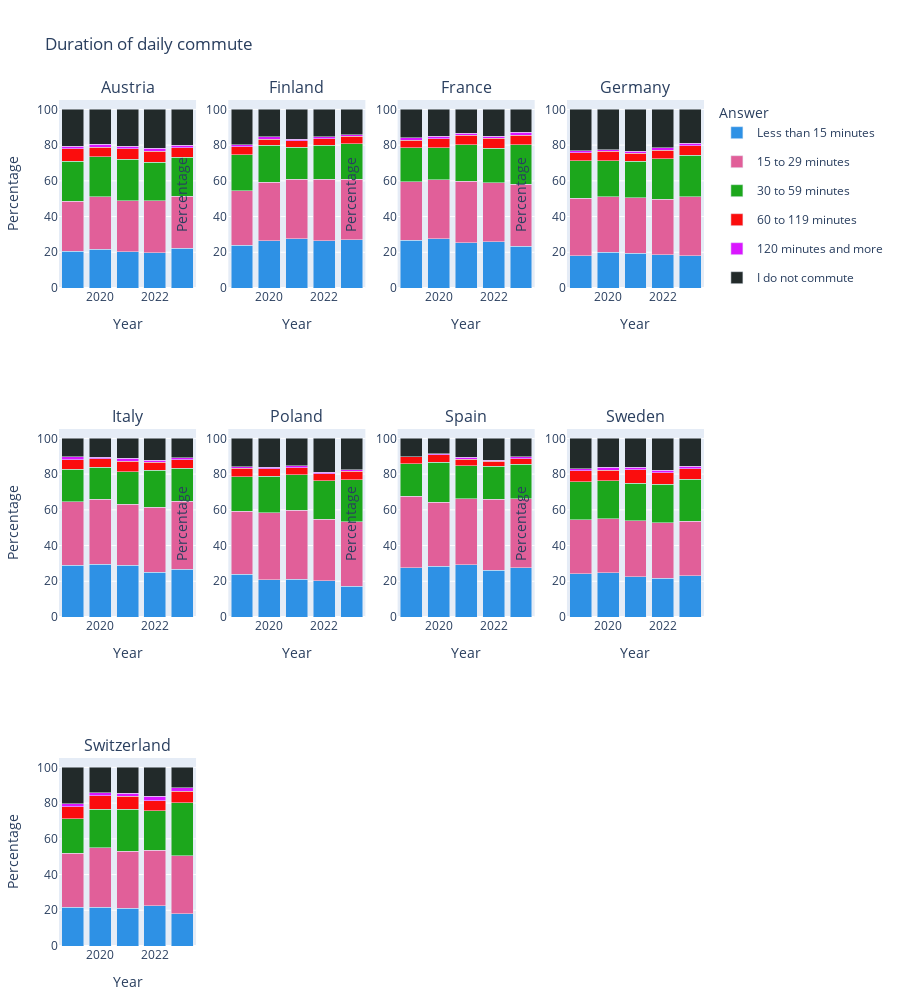

Source (notebook cell):
### Code cell
fig = create_bar_plot(commute_duration_df, 'Duration of daily commute', barmode='stack')
fig.update_layout(height=1000)
fig.show()

### Figure 1 — Plotly figure (JSON) as saved in the notebook; plotly's stock layout.template omitted (floating-point values rounded to 4 significant figures)
{"data": [{"legendgroup": "Less than 15 minutes", "marker": {"color": "#2E91E5"}, "name": "Less than 15 minutes", "showlegend": true, "type": "bar", "x": [2019, 2020, 2021, 2022, 2023], "xaxis": "x", "y": [20.57, 21.82, 20.42, 19.85, 22.26], "yaxis": "y"}, {"legendgroup": "15 to 29 minutes", "marker": {"color": "#E15F99"}, "name": "15 to 29 minutes", "showlegend": true, "type": "bar", "x": [2019, 2020, 2021, 2022, 2023], "xaxis": "x", "y": [27.9, 29.14, 28.57, 28.94, 29.04], "yaxis": "y"}, {"legendgroup": "30 to 59 minutes", "marker": {"color": "#1CA71C"}, "name": "30 to 59 minutes", "showlegend": true, "type": "bar", "x": [2019, 2020, 2021, 2022, 2023], "xaxis": "x", "y": [22.57, 22.44, 23.06, 21.62, 21.77], "yaxis": "y"}, {"legendgroup": "60 to 119 minutes", "marker": {"color": "#FB0D0D"}, "name": "60 to 119 minutes", "showlegend": true, "type": "bar", "x": [2019, 2020, 2021, 2022, 2023], "xaxis": "x", "y": [7.048, 5.455, 6.04, 6.29, 5.455], "yaxis": "y"}, {"legendgroup": "120 minutes and more", "marker": {"color": "#DA16FF"}, "name": "120 minutes and more", "showlegend": true, "type": "bar", "x": [2019, 2020, 2021, 2022, 2023], "xaxis": "x", "y": [1.333, 1.675, 1.294, 1.425, 1.278], "yaxis": "y"}, {"legendgroup": "I do not commute", "marker": {"color": "#222A2A"}, "name": "I do not commute", "showlegend": true, "type": "bar", "x": [2019, 2020, 2021, 2022, 2023], "xaxis": "x", "y": [20.57, 19.47, 20.61, 21.82, 20.2], "yaxis": "y"}, {"legendgroup": "Less than 15 minutes", "marker": {"color": "#2E91E5"}, "name": "Less than 15 minutes", "showlegend": false, "type": "bar", "x": [2019, 2020, 2021, 2022, 2023], "xaxis": "x2", "y": [24.07, 26.39, 27.63, 26.48, 26.94], "yaxis": "y2"}, {"legendgroup": "15 to 29 minutes", "marker": {"color": "#E15F99"}, "name": "15 to 29 minutes", "showlegend": false, "type": "bar", "x": [2019, 2020, 2021, 2022, 2023], "xaxis": "x2", "y": [30.39, 32.82, 33.14, 34.45, 33.87], "yaxis": "y2"}, {"legendgroup": "30 to 59 minutes", "marker": {"color": "#1CA71C"}, "name": "30 to 59 minutes", "showlegend": false, "type": "bar", "x": [2019, 2020, 2021, 2022, 2023], "xaxis": "x2", "y": [20.13, 20.73, 18.06, 18.95, 19.86], "yaxis": "y2"}, {"legendgroup": "60 to 119 minutes", "marker": {"color": "#FB0D0D"}, "name": "60 to 119 minutes", "showlegend": false, "type": "bar", "x": [2019, 2020, 2021, 2022, 2023], "xaxis": "x2", "y": [4.506, 3.263, 3.496, 3.593, 4.179], "yaxis": "y2"}, {"legendgroup": "120 minutes and more", "marker": {"color": "#DA16FF"}, "name": "120 minutes and more", "showlegend": false, "type": "bar", "x": [2019, 2020, 2021, 2022, 2023], "xaxis": "x2", "y": [1.055, 1.536, 0.91, 1.329, 0.9341], "yaxis": "y2"}, {"legendgroup": "I do not commute", "marker": {"color": "#222A2A"}, "name": "I do not commute", "showlegend": false, "type": "bar", "x": [2019, 2020, 2021, 2022, 2023], "xaxis": "x2", "y": [19.85, 15.26, 16.76, 15.21, 14.21], "yaxis": "y2"}, {"legendgroup": "Less than 15 minutes", "marker": {"color": "#2E91E5"}, "name": "Less than 15 minutes", "showlegend": false, "type": "bar", "x": [2019, 2020, 2021, 2022, 2023], "xaxis": "x3", "y": [26.65, 27.54, 25.33, 25.77, 23.44], "yaxis": "y3"}, {"legendgroup": "15 to 29 minutes", "marker": {"color": "#E15F99"}, "name": "15 to 29 minutes", "showlegend": false, "type": "bar", "x": [2019, 2020, 2021, 2022, 2023], "xaxis": "x3", "y": [32.76, 33.03, 34.49, 33.25, 34.64], "yaxis": "y3"}, {"legendgroup": "30 to 59 minutes", "marker": {"color": "#1CA71C"}, "name": "30 to 59 minutes", "showlegend": false, "type": "bar", "x": [2019, 2020, 2021, 2022, 2023], "xaxis": "x3", "y": [19.01, 17.95, 20.52, 19.28, 22.16], "yaxis": "y3"}, {"legendgroup": "60 to 119 minutes", "marker": {"color": "#FB0D0D"}, "name": "60 to 119 minutes", "showlegend": false, "type": "bar", "x": [2019, 2020, 2021, 2022, 2023], "xaxis": "x3", "y": [4.202, 5.012, 5.105, 5.46, 5.258], "yaxis": "y3"}, {"legendgroup": "120 minutes and more", "marker": {"color": "#DA16FF"}, "name": "120 minutes and more", "showlegend": false, "type": "bar", "x": [2019, 2020, 2021, 2022, 2023], "xaxis": "x3", "y": [1.624, 1.384, 1.097, 1.082, 1.769], "yaxis": "y3"}, {"legendgroup": "I do not commute", "marker": {"color": "#222A2A"}, "name": "I do not commute", "showlegend": false, "type": "bar", "x": [2019, 2020, 2021, 2022, 2023], "xaxis": "x3", "y": [15.76, 15.08, 13.45, 15.15, 12.73], "yaxis": "y3"}, {"legendgroup": "Less than 15 minutes", "marker": {"color": "#2E91E5"}, "name": "Less than 15 minutes", "showlegend": false, "type": "bar", "x": [2019, 2020, 2021, 2022, 2023], "xaxis": "x4", "y": [17.96, 19.89, 19.56, 18.72, 18.19], "yaxis": "y4"}, {"legendgroup": "15 to 29 minutes", "marker": {"color": "#E15F99"}, "name": "15 to 29 minutes", "showlegend": false, "type": "bar", "x": [2019, 2020, 2021, 2022, 2023], "xaxis": "x4", "y": [32.38, 31.14, 30.88, 30.87, 32.79], "yaxis": "y4"}, {"legendgroup": "30 to 59 minutes", "marker": {"color": "#1CA71C"}, "name": "30 to 59 minutes", "showlegend": false, "type": "bar", "x": [2019, 2020, 2021, 2022, 2023], "xaxis": "x4", "y": [20.82, 20.22, 20.44, 22.78, 23.27], "yaxis": "y4"}, {"legendgroup": "60 to 119 minutes", "marker": {"color": "#FB0D0D"}, "name": "60 to 119 minutes", "showlegend": false, "type": "bar", "x": [2019, 2020, 2021, 2022, 2023], "xaxis": "x4", "y": [4.68, 5.436, 4.631, 4.773, 5.46], "yaxis": "y4"}, {"legendgroup": "120 minutes and more", "marker": {"color": "#DA16FF"}, "name": "120 minutes and more", "showlegend": false, "type": "bar", "x": [2019, 2020, 2021, 2022, 2023], "xaxis": "x4", "y": [0.9551, 0.7153, 1.033, 1.392, 1.394], "yaxis": "y4"}, {"legendgroup": "I do not commute", "marker": {"color": "#222A2A"}, "name": "I do not commute", "showlegend": false, "type": "bar", "x": [2019, 2020, 2021, 2022, 2023], "xaxis": "x4", "y": [23.21, 22.6, 23.46, 21.46, 18.9], "yaxis": "y4"}, {"legendgroup": "Less than 15 minutes", "marker": {"color": "#2E91E5"}, "name": "Less than 15 minutes", "showlegend": false, "type": "bar", "x": [2019, 2020, 2021, 2022, 2023], "xaxis": "x5", "y": [29.02, 29.67, 28.95, 25.15, 26.69], "yaxis": "y5"}, {"legendgroup": "15 to 29 minutes", "marker": {"color": "#E15F99"}, "name": "15 to 29 minutes", "showlegend": false, "type": "bar", "x": [2019, 2020, 2021, 2022, 2023], "xaxis": "x5", "y": [35.39, 36.33, 34.19, 36.27, 38.11], "yaxis": "y5"}, {"legendgroup": "30 to 59 minutes", "marker": {"color": "#1CA71C"}, "name": "30 to 59 minutes", "showlegend": false, "type": "bar", "x": [2019, 2020, 2021, 2022, 2023], "xaxis": "x5", "y": [18.36, 17.74, 18.07, 20.62, 18.37], "yaxis": "y5"}, {"legendgroup": "60 to 119 minutes", "marker": {"color": "#FB0D0D"}, "name": "60 to 119 minutes", "showlegend": false, "type": "bar", "x": [2019, 2020, 2021, 2022, 2023], "xaxis": "x5", "y": [5.233, 4.803, 5.866, 4.724, 4.973], "yaxis": "y5"}, {"legendgroup": "120 minutes and more", "marker": {"color": "#DA16FF"}, "name": "120 minutes and more", "showlegend": false, "type": "bar", "x": [2019, 2020, 2021, 2022, 2023], "xaxis": "x5", "y": [1.618, 0.9986, 1.812, 1.083, 0.9355], "yaxis": "y5"}, {"legendgroup": "I do not commute", "marker": {"color": "#222A2A"}, "name": "I do not commute", "showlegend": false, "type": "bar", "x": [2019, 2020, 2021, 2022, 2023], "xaxis": "x5", "y": [10.37, 10.46, 11.11, 12.16, 10.93], "yaxis": "y5"}, {"legendgroup": "Less than 15 minutes", "marker": {"color": "#2E91E5"}, "name": "Less than 15 minutes", "showlegend": false, "type": "bar", "x": [2019, 2020, 2021, 2022, 2023], "xaxis": "x6", "y": [23.95, 20.99, 21.23, 20.3, 17.12], "yaxis": "y6"}, {"legendgroup": "15 to 29 minutes", "marker": {"color": "#E15F99"}, "name": "15 to 29 minutes", "showlegend": false, "type": "bar", "x": [2019, 2020, 2021, 2022, 2023], "xaxis": "x6", "y": [35.21, 37.25, 38.41, 34.46, 36.1], "yaxis": "y6"}, {"legendgroup": "30 to 59 minutes", "marker": {"color": "#1CA71C"}, "name": "30 to 59 minutes", "showlegend": false, "type": "bar", "x": [2019, 2020, 2021, 2022, 2023], "xaxis": "x6", "y": [19.47, 20.56, 20.09, 21.39, 23.61], "yaxis": "y6"}, {"legendgroup": "60 to 119 minutes", "marker": {"color": "#FB0D0D"}, "name": "60 to 119 minutes", "showlegend": false, "type": "bar", "x": [2019, 2020, 2021, 2022, 2023], "xaxis": "x6", "y": [4.676, 4.209, 3.817, 3.933, 4.722], "yaxis": "y6"}, {"legendgroup": "120 minutes and more", "marker": {"color": "#DA16FF"}, "name": "120 minutes and more", "showlegend": false, "type": "bar", "x": [2019, 2020, 2021, 2022, 2023], "xaxis": "x6", "y": [0.7634, 0.8608, 1.097, 0.8358, 0.8362], "yaxis": "y6"}, {"legendgroup": "I do not commute", "marker": {"color": "#222A2A"}, "name": "I do not commute", "showlegend": false, "type": "bar", "x": [2019, 2020, 2021, 2022, 2023], "xaxis": "x6", "y": [15.94, 16.12, 15.36, 19.08, 17.61], "yaxis": "y6"}, {"legendgroup": "Less than 15 minutes", "marker": {"color": "#2E91E5"}, "name": "Less than 15 minutes", "showlegend": false, "type": "bar", "x": [2019, 2020, 2021, 2022, 2023], "xaxis": "x7", "y": [27.69, 28.41, 29.24, 26.27, 27.5], "yaxis": "y7"}, {"legendgroup": "15 to 29 minutes", "marker": {"color": "#E15F99"}, "name": "15 to 29 minutes", "showlegend": false, "type": "bar", "x": [2019, 2020, 2021, 2022, 2023], "xaxis": "x7", "y": [39.81, 35.91, 37.03, 39.77, 38.59], "yaxis": "y7"}, {"legendgroup": "30 to 59 minutes", "marker": {"color": "#1CA71C"}, "name": "30 to 59 minutes", "showlegend": false, "type": "bar", "x": [2019, 2020, 2021, 2022, 2023], "xaxis": "x7", "y": [18.27, 22.21, 18.39, 18.43, 19.32], "yaxis": "y7"}, {"legendgroup": "60 to 119 minutes", "marker": {"color": "#FB0D0D"}, "name": "60 to 119 minutes", "showlegend": false, "type": "bar", "x": [2019, 2020, 2021, 2022, 2023], "xaxis": "x7", "y": [3.846, 4.298, 3.774, 2.76, 3.154], "yaxis": "y7"}, {"legendgroup": "120 minutes and more", "marker": {"color": "#DA16FF"}, "name": "120 minutes and more", "showlegend": false, "type": "bar", "x": [2019, 2020, 2021, 2022, 2023], "xaxis": "x7", "y": [0.1923, 0.7163, 0.9556, 0.4929, 1.035], "yaxis": "y7"}, {"legendgroup": "I do not commute", "marker": {"color": "#222A2A"}, "name": "I do not commute", "showlegend": false, "type": "bar", "x": [2019, 2020, 2021, 2022, 2023], "xaxis": "x7", "y": [10.19, 8.453, 10.61, 12.27, 10.4], "yaxis": "y7"}, {"legendgroup": "Less than 15 minutes", "marker": {"color": "#2E91E5"}, "name": "Less than 15 minutes", "showlegend": false, "type": "bar", "x": [2019, 2020, 2021, 2022, 2023], "xaxis": "x8", "y": [24.24, 24.76, 22.57, 21.72, 23.15], "yaxis": "y8"}, {"legendgroup": "15 to 29 minutes", "marker": {"color": "#E15F99"}, "name": "15 to 29 minutes", "showlegend": false, "type": "bar", "x": [2019, 2020, 2021, 2022, 2023], "xaxis": "x8", "y": [30.32, 30.38, 31.29, 31.15, 30.49], "yaxis": "y8"}, {"legendgroup": "30 to 59 minutes", "marker": {"color": "#1CA71C"}, "name": "30 to 59 minutes", "showlegend": false, "type": "bar", "x": [2019, 2020, 2021, 2022, 2023], "xaxis": "x8", "y": [21.1, 21.14, 21.03, 21.38, 23.55], "yaxis": "y8"}, {"legendgroup": "60 to 119 minutes", "marker": {"color": "#FB0D0D"}, "name": "60 to 119 minutes", "showlegend": false, "type": "bar", "x": [2019, 2020, 2021, 2022, 2023], "xaxis": "x8", "y": [6.274, 6, 7.427, 6.585, 5.911], "yaxis": "y8"}, {"legendgroup": "120 minutes and more", "marker": {"color": "#DA16FF"}, "name": "120 minutes and more", "showlegend": false, "type": "bar", "x": [2019, 2020, 2021, 2022, 2023], "xaxis": "x8", "y": [1.141, 1.571, 1.533, 1.376, 1.429], "yaxis": "y8"}, {"legendgroup": "I do not commute", "marker": {"color": "#222A2A"}, "name": "I do not commute", "showlegend": false, "type": "bar", "x": [2019, 2020, 2021, 2022, 2023], "xaxis": "x8", "y": [16.92, 16.14, 16.15, 17.79, 15.47], "yaxis": "y8"}, {"legendgroup": "Less than 15 minutes", "marker": {"color": "#2E91E5"}, "name": "Less than 15 minutes", "showlegend": false, "type": "bar", "x": [2019, 2020, 2021, 2022, 2023], "xaxis": "x9", "y": [21.57, 21.75, 21.17, 22.51, 17.92], "yaxis": "y9"}, {"legendgroup": "15 to 29 minutes", "marker": {"color": "#E15F99"}, "name": "15 to 29 minutes", "showlegend": false, "type": "bar", "x": [2019, 2020, 2021, 2022, 2023], "xaxis": "x9", "y": [30.27, 33.24, 31.77, 31.01, 32.71], "yaxis": "y9"}, {"legendgroup": "30 to 59 minutes", "marker": {"color": "#1CA71C"}, "name": "30 to 59 minutes", "showlegend": false, "type": "bar", "x": [2019, 2020, 2021, 2022, 2023], "xaxis": "x9", "y": [19.49, 21.66, 23.58, 22.22, 29.68], "yaxis": "y9"}, {"legendgroup": "60 to 119 minutes", "marker": {"color": "#FB0D0D"}, "name": "60 to 119 minutes", "showlegend": false, "type": "bar", "x": [2019, 2020, 2021, 2022, 2023], "xaxis": "x9", "y": [6.717, 7.439, 7.425, 5.666, 6.268], "yaxis": "y9"}, {"legendgroup": "120 minutes and more", "marker": {"color": "#DA16FF"}, "name": "120 minutes and more", "showlegend": false, "type": "bar", "x": [2019, 2020, 2021, 2022, 2023], "xaxis": "x9", "y": [1.608, 1.695, 1.543, 2.336, 2.155], "yaxis": "y9"}, {"legendgroup": "I do not commute", "marker": {"color": "#222A2A"}, "name": "I do not commute", "showlegend": false, "type": "bar", "x": [2019, 2020, 2021, 2022, 2023], "xaxis": "x9", "y": [20.34, 14.22, 14.51, 16.25, 11.26], "yaxis": "y9"}], "layout": {"annotations": [{"font": {"size": 16}, "showarrow": false, "text": "Austria", "x": 0.1062, "xanchor": "center", "xref": "paper", "y": 1, "yanchor": "bottom", "yref": "paper"}, {"font": {"size": 16}, "showarrow": false, "text": "Finland", "x": 0.3688, "xanchor": "center", "xref": "paper", "y": 1, "yanchor": "bottom", "yref": "paper"}, {"font": {"size": 16}, "showarrow": false, "text": "France", "x": 0.6313, "xanchor": "center", "xref": "paper", "y": 1, "yanchor": "bottom", "yref": "paper"}, {"font": {"size": 16}, "showarrow": false, "text": "Germany", "x": 0.8938, "xanchor": "center", "xref": "paper", "y": 1, "yanchor": "bottom", "yref": "paper"}, {"font": {"size": 16}, "showarrow": false, "text": "Italy", "x": 0.1062, "xanchor": "center", "xref": "paper", "y": 0.6111, "yanchor": "bottom", "yref": "paper"}, {"font": {"size": 16}, "showarrow": false, "text": "Poland", "x": 0.3688, "xanchor": "center", "xref": "paper", "y": 0.6111, "yanchor": "bottom", "yref": "paper"}, {"font": {"size": 16}, "showarrow": false, "text": "Spain", "x": 0.6313, "xanchor": "center", "xref": "paper", "y": 0.6111, "yanchor": "bottom", "yref": "paper"}, {"font": {"size": 16}, "showarrow": false, "text": "Sweden", "x": 0.8938, "xanchor": "center", "xref": "paper", "y": 0.6111, "yanchor": "bottom", "yref": "paper"}, {"font": {"size": 16}, "showarrow": false, "text": "Switzerland", "x": 0.1062, "xanchor": "center", "xref": "paper", "y": 0.2222, "yanchor": "bottom", "yref": "paper"}], "barmode": "stack", "height": 1000, "legend": {"title": {"text": "Answer"}}, "margin": {"b": 20, "l": 20, "r": 20, "t": 100}, "title": {"text": "Duration of daily commute"}, "xaxis": {"anchor": "y", "domain": [0, 0.2125], "matches": "x9", "showticklabels": true, "title": {"text": "Year"}}, "xaxis10": {"anchor": "y10", "domain": [0.2625, 0.475]}, "xaxis11": {"anchor": "y11", "domain": [0.525, 0.7375]}, "xaxis12": {"anchor": "y12", "domain": [0.7875, 1]}, "xaxis2": {"anchor": "y2", "domain": [0.2625, 0.475], "matches": "x10", "showticklabels": true, "title": {"text": "Year"}}, "xaxis3": {"anchor": "y3", "domain": [0.525, 0.7375], "matches": "x11", "showticklabels": true, "title": {"text": "Year"}}, "xaxis4": {"anchor": "y4", "domain": [0.7875, 1], "matches": "x12", "showticklabels": true, "title": {"text": "Year"}}, "xaxis5": {"anchor": "y5", "domain": [0, 0.2125], "matches": "x9", "showticklabels": true, "title": {"text": "Year"}}, "xaxis6": {"anchor": "y6", "domain": [0.2625, 0.475], "matches": "x10", "showticklabels": true, "title": {"text": "Year"}}, "xaxis7": {"anchor": "y7", "domain": [0.525, 0.7375], "matches": "x11", "showticklabels": true, "title": {"text": "Year"}}, "xaxis8": {"anchor": "y8", "domain": [0.7875, 1], "matches": "x12", "showticklabels": true, "title": {"text": "Year"}}, "xaxis9": {"anchor": "y9", "domain": [0, 0.2125], "title": {"text": "Year"}}, "yaxis": {"anchor": "x", "domain": [0.7778, 1], "showticklabels": true, "title": {"text": "Percentage"}}, "yaxis10": {"anchor": "x10", "domain": [0, 0.2222], "matches": "y9", "showticklabels": false}, "yaxis11": {"anchor": "x11", "domain": [0, 0.2222], "matches": "y9", "showticklabels": false}, "yaxis12": {"anchor": "x12", "domain": [0, 0.2222], "matches": "y9", "showticklabels": false}, "yaxis2": {"anchor": "x2", "domain": [0.7778, 1], "matches": "y", "showticklabels": true, "title": {"text": "Percentage"}}, "yaxis3": {"anchor": "x3", "domain": [0.7778, 1], "matches": "y", "showticklabels": true, "title": {"text": "Percentage"}}, "yaxis4": {"anchor": "x4", "domain": [0.7778, 1], "matches": "y", "showticklabels": true, "title": {"text": "Percentage"}}, "yaxis5": {"anchor": "x5", "domain": [0.3889, 0.6111], "showticklabels": true, "title": {"text": "Percentage"}}, "yaxis6": {"anchor": "x6", "domain": [0.3889, 0.6111], "matches": "y5", "showticklabels": true, "title": {"text": "Percentage"}}, "yaxis7": {"anchor": "x7", "domain": [0.3889, 0.6111], "matches": "y5", "showticklabels": true, "title": {"text": "Percentage"}}, "yaxis8": {"anchor": "x8", "domain": [0.3889, 0.6111], "matches": "y5", "showticklabels": true, "title": {"text": "Percentage"}}, "yaxis9": {"anchor": "x9", "domain": [0, 0.2222], "title": {"text": "Percentage"}}}}
